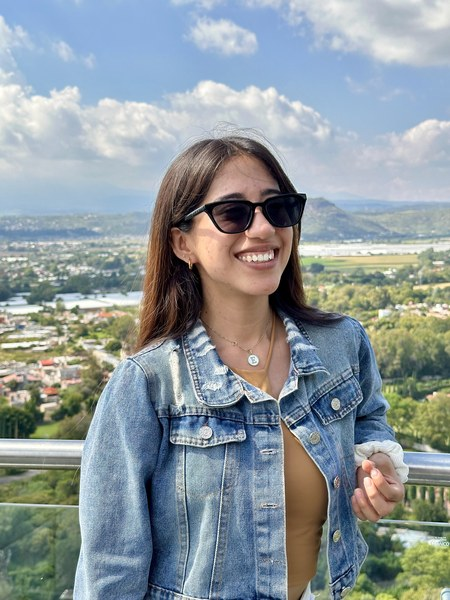
#> input picture articulos/eval_original.jpg, 450 x 600 px
$ python fft_image_cipher.py -c articulos/eval_original.jpg -p articulos/eval_correct.jpg
#> lines starting #> are read from the running program, lines starting #| are printed output that depends on the picture
#!/usr/bin/env python3
"""Cifrado de imagenes en el dominio de la frecuencia (FFT) con cifrado
autenticado.

El nucleo del metodo sigue siendo la propiedad de convolucion de la
Transformada de Fourier: la imagen y una clave derivada de la contrasena se
multiplican en el dominio de la frecuencia, lo que equivale a
convolucionarlas en el dominio espacial. Esa convolucion produce una
representacion *blanqueada* de la imagen (histograma gaussiano, sin parecido
visual al original), util para el analisis estadistico del metodo.

IMPORTANTE (seguridad): la convolucion en frecuencia es una operacion
*lineal* y, por si sola, NO es un cifrado seguro. Conocido un solo par
(imagen, imagen-blanqueada) un atacante puede despejar la clave dividiendo
en frecuencia, F(g) = F(f*g) / F(f), y descifrar cualquier otra imagen
protegida con la misma contrasena. Es la misma debilidad que rompe a los
esquemas opticos lineales de doble mascara de fase aleatoria frente a
ataques de texto plano conocido/elegido (Peng 2006; Frauel 2007).

Para dar al metodo robustez propia como cifrador de imagenes (y no depender
unicamente del sobre autenticado), la representacion blanqueada pasa ademas
por una etapa de CONFUSION-DIFUSION en la linea de la arquitectura de
Fridrich: varias rondas de permutacion de posiciones (confusion) mezcladas
con una difusion no lineal por suma modular y encadenamiento XOR (que
propaga cualquier cambio a todo el arreglo, efecto avalancha). Al combinar
suma y XOR con permutaciones dependientes de la clave, la transformacion
deja de ser lineal, de modo que el ataque de texto plano conocido
F(g)=F(f*g)/F(f) ya no aplica.

Finalmente la confidencialidad y la integridad NO descansan en ninguna de
las etapas anteriores, sino en un cifrado autenticado estandar:
ChaCha20-Poly1305 (RFC 8439). El flujo es:

    1. secreto maestro = PBKDF2-HMAC-SHA256(contrasena, salt, iteraciones)
       (32 bytes; la clave de ChaCha20).
    2. imagen-clave g = SHAKE-256(secreto || "blanqueo") expandida al tamano
       de la imagen.
    3. blanqueo reversible: f*g via FFT, normalizado a 16 bits (se guardan
       los rangos Min-Max por canal para invertirlo sin perdida).
    4. confusion-difusion: rondas de permutacion + difusion no lineal sobre
       los bytes blanqueados, con material derivado de (secreto, nonce).
    5. sellado = ChaCha20-Poly1305(secreto, nonce, resultado, AAD=metadatos).
       La salida (misma longitud que la entrada) se guarda como PNG de 16
       bits por canal; el nonce, el tag de autenticacion, el salt y los
       rangos van en los metadatos del propio PNG.

Descifrar re-deriva el secreto de la contrasena y VERIFICA el tag Poly1305
antes de invertir el blanqueo: si la contrasena es incorrecta o el archivo
fue alterado (ruido, reescalado, un solo bit cambiado), la verificacion
falla y el descifrado se rechaza, en lugar de producir una imagen
degradada. Asi el esquema es no maleable: cualquier manipulacion se detecta.

El PNG cifrado es de 16 bits por canal porque el texto plano sellado tiene
exactamente alto*ancho*3 valores de 16 bits. Pillow solo escribe/lee PNG
RGB de 8 bits, asi que se usa un lector/escritor de PNG minimo compatible
con el estandar.
"""

from __future__ import annotations

import argparse
import base64
import hashlib
import json
import os
import struct
import sys
import zlib
from pathlib import Path

import numpy as np
from cryptography.exceptions import InvalidTag
from cryptography.hazmat.primitives.ciphers.aead import ChaCha20Poly1305
from PIL import Image

# Estabilizador sumado al denominador en la division de frecuencia, para
# evitar dividir por (casi) cero cuando la FFT de la clave tiene valores
# muy pequenos en alguna frecuencia.
EPSILON = 1e-10

# Cabecera fija que identifica a cualquier archivo PNG valido (8 bytes).
FIRMA_PNG = b"\x89PNG\r\n\x1a\n"

# Numero de iteraciones de PBKDF2: cuantas mas, mas lento es probar cada
# contrasena por fuerza bruta, a costa de que cifrar/descifrar tambien
# tarde un poco mas. 310,000 sigue la recomendacion vigente para
# PBKDF2-HMAC-SHA256.
ITERACIONES_PBKDF2 = 310_000

# Tamano del salt aleatorio (en bytes) que se genera en cada cifrado, para
# que la misma contrasena nunca produzca el mismo secreto dos veces.
BYTES_SALT = 16

# Tamano del nonce de ChaCha20-Poly1305 (RFC 8439 fija 96 bits = 12 bytes).
BYTES_NONCE = 12

# Longitud del tag de autenticacion Poly1305 (128 bits = 16 bytes).
BYTES_TAG = 16

# Separador de dominio para que la clave de ChaCha20 y el flujo de blanqueo
# se deriven del mismo secreto sin reutilizarlo directamente.
DOMINIO_BLANQUEO = b"fft-image-cipher|blanqueo|v2"

# Numero de rondas de confusion-difusion. Con 3 rondas la difusion alcanza
# valores de NPCR/UACI practicamente ideales.
RONDAS_CD = 3

# Separador de dominio del material (keystream, permutacion, IV) de cada
# ronda de confusion-difusion.
DOMINIO_CD = b"fft-image-cipher|confusion-difusion|v2"


def cargar_imagen_rgb(ruta: Path) -> np.ndarray:
    """Abre una imagen normal (PNG/JPG/etc.) y la devuelve como arreglo
    RGB de punto flotante, listo para operar con FFT."""
    return np.asarray(Image.open(ruta).convert("RGB"), dtype=np.float64)


def derivar_secreto_maestro(contrasena: str, salt: bytes, iteraciones: int) -> bytes:
    """Convierte la contrasena (mas el salt) en un secreto maestro de 32
    bytes mediante PBKDF2-HMAC-SHA256. Ese secreto es la clave de
    ChaCha20-Poly1305 y, ademas, la semilla del flujo de blanqueo."""
    return hashlib.pbkdf2_hmac("sha256", contrasena.encode("utf-8"), salt, iteraciones, dklen=32)


def derivar_imagen_clave(secreto_maestro: bytes, forma: tuple[int, int, int]) -> np.ndarray:
    """Genera la "imagen-clave" g del tamano de la imagen a partir del
    secreto maestro. SHAKE-256 (funcion de salida extensible de SHA-3) se
    usa como generador pseudoaleatorio para expandir el secreto a
    exactamente alto*ancho*3 bytes. Se anade un separador de dominio para
    no reutilizar el secreto tal cual (que tambien es la clave de ChaCha20).
    """
    n_bytes = forma[0] * forma[1] * forma[2]
    flujo_clave = hashlib.shake_256(secreto_maestro + DOMINIO_BLANQUEO).digest(n_bytes)
    return np.frombuffer(flujo_clave, dtype=np.uint8).reshape(forma).astype(np.float64)


# [89 lines left out: functions _bloque_png, guardar_png16, cargar_png16, not called in this run]


def normalizar_a_uint16(canal: np.ndarray, valor_min: float, valor_max: float) -> np.ndarray:
    """Reescala un canal de valores reales (con un rango enorme, tipico
    de una convolucion) al rango entero [0, 65535] que cabe en 16 bits."""
    if valor_max == valor_min:
        return np.zeros_like(canal, dtype=np.uint16)
    normalizado = (canal - valor_min) / (valor_max - valor_min) * 65535.0
    return np.clip(np.rint(normalizado), 0, 65535).astype(np.uint16)


# [7 lines left out: function desnormalizar_desde_uint16, not called in this run]


def fft_blanquear(imagen: np.ndarray, clave: np.ndarray) -> tuple[np.ndarray, list[tuple[float, float]]]:
    """Transformacion de *blanqueo* reversible (no es el cifrado en si).

    Para cada canal (R, G, B) multiplica la FFT de la imagen por la FFT de
    la clave y aplica la IFFT. Por la propiedad de convolucion de Fourier
    esto equivale a convolucionar imagen y clave en el dominio espacial,
    produciendo una representacion decorrelacionada, de histograma
    gaussiano y sin parecido visual al original. Devuelve tambien, por
    canal, el (valor_min, valor_max) usado para normalizar a 16 bits, sin
    el cual el blanqueo no podria invertirse sin perdida.
    """
    blanqueada = np.empty(imagen.shape, dtype=np.uint16)
    rangos_canal: list[tuple[float, float]] = []
    for canal in range(3):
        fft_imagen = np.fft.fft2(imagen[:, :, canal])
        fft_clave = np.fft.fft2(clave[:, :, canal])
        espacial = np.real(np.fft.ifft2(fft_imagen * fft_clave))
        valor_min, valor_max = float(espacial.min()), float(espacial.max())
        blanqueada[:, :, canal] = normalizar_a_uint16(espacial, valor_min, valor_max)
        rangos_canal.append((valor_min, valor_max))
    return blanqueada, rangos_canal


# [16 lines left out: function fft_desblanquear, not called in this run]


def _material_ronda_cd(secreto: bytes, nonce: bytes, n_bytes: int, ronda: int) -> tuple[np.ndarray, np.ndarray, int]:
    """Deriva, de forma reproducible, el material de una ronda de
    confusion-difusion: un keystream de n_bytes, una permutacion de las
    n_bytes posiciones y un byte de inicializacion (IV). Todo se obtiene de
    SHAKE-256 sembrado con (secreto, nonce, dominio, numero de ronda), de
    modo que cifrado y descifrado regeneran exactamente el mismo material."""
    blob = hashlib.shake_256(secreto + nonce + DOMINIO_CD + bytes([ronda])).digest(n_bytes + 33)
    keystream = np.frombuffer(blob[:n_bytes], dtype=np.uint8)
    semilla = int.from_bytes(blob[n_bytes : n_bytes + 32], "big")
    iv = blob[n_bytes + 32]
    permutacion = np.random.default_rng(semilla).permutation(n_bytes)
    return keystream, permutacion, iv


def _difundir(x: np.ndarray, keystream: np.ndarray, iv: int) -> np.ndarray:
    """Difusion no lineal hacia adelante: suma modular con el keystream y
    encadenamiento XOR acumulado (prefijo XOR). Asi cada byte de salida
    depende de todos los bytes anteriores: un solo cambio se propaga en
    cascada (efecto avalancha)."""
    t = (x + keystream).astype(np.uint8)  # suma mod 256
    t[0] ^= iv
    return np.bitwise_xor.accumulate(t)


# [8 lines left out: function _desdifundir, not called in this run]


def confusion_difusion(datos: bytes, secreto: bytes, nonce: bytes) -> bytes:
    """Aplica RONDAS_CD rondas de (difusion no lineal + permutacion) sobre
    los bytes de entrada. La mezcla de suma modular, XOR encadenado y
    permutaciones dependientes de la clave hace que la transformacion sea no
    lineal y con difusion completa, resistente a ataques de texto plano
    conocido/elegido a los que si sucumbe la convolucion lineal por si sola."""
    x = np.frombuffer(datos, dtype=np.uint8).copy()
    n = x.size
    for ronda in range(RONDAS_CD):
        keystream, permutacion, iv = _material_ronda_cd(secreto, nonce, n, ronda)
        x = _difundir(x, keystream, iv)
        x = x[permutacion]
    return x.tobytes()


# [22 lines left out: functions inversa_confusion_difusion, _aad_desde_metadatos, not called in this run]


def cifrar(imagen: np.ndarray, contrasena: str) -> tuple[np.ndarray, dict]:
    """Cifra la imagen y devuelve (pixeles cifrados de 16 bits, metadatos).

    Blanquea la imagen con la FFT, serializa la representacion blanqueada a
    bytes y la sella con ChaCha20-Poly1305. La salida sellada (misma
    longitud que el texto plano) se reinterpreta como una imagen de 16 bits
    por canal, apta para guardarse como PNG."""
    forma = imagen.shape
    salt = os.urandom(BYTES_SALT)
    nonce = os.urandom(BYTES_NONCE)
    secreto = derivar_secreto_maestro(contrasena, salt, ITERACIONES_PBKDF2)
    clave = derivar_imagen_clave(secreto, forma)

    blanqueada, rangos_canal = fft_blanquear(imagen, clave)
    # Confusion-difusion: rompe la linealidad del blanqueo y difunde
    # cualquier cambio a todo el arreglo antes del sellado autenticado.
    texto_plano = confusion_difusion(blanqueada.astype(">u2").tobytes(), secreto, nonce)

    metadatos = {
        "rangos": rangos_canal,
        "salt": base64.b64encode(salt).decode("ascii"),
        "nonce": base64.b64encode(nonce).decode("ascii"),
        "iteraciones": ITERACIONES_PBKDF2,
        "alto": int(forma[0]),
        "ancho": int(forma[1]),
    }
    sellado = ChaCha20Poly1305(secreto).encrypt(nonce, texto_plano, _aad_desde_metadatos(metadatos))
    cuerpo, tag = sellado[:-BYTES_TAG], sellado[-BYTES_TAG:]
    metadatos["tag"] = base64.b64encode(tag).decode("ascii")

    cifrado = np.frombuffer(cuerpo, dtype=">u2").reshape(forma).astype(np.uint16)
    return cifrado, metadatos


# [21 lines left out: function descifrar, not called in this run]


def salida_predeterminada(ruta_imagen: Path, sufijo: str) -> Path:
    """Genera un nombre de archivo de salida cuando el usuario no indica
    uno con -o, por ejemplo 'foto.png' -> 'foto_cifrada.png'."""
    return ruta_imagen.with_name(f"{ruta_imagen.stem}_{sufijo}.png")


def ejecutar_cifrado(ruta_imagen: Path, contrasena: str, ruta_salida: Path) -> None:
    """Flujo completo de cifrado: carga la imagen, la cifra con clave
    derivada de la contrasena y guarda el resultado como PNG de 16 bits
    con los metadatos (salt, nonce, tag, rangos) necesarios para descifrar
    y autenticar mas adelante."""
    imagen = cargar_imagen_rgb(ruta_imagen)
    cifrado, metadatos = cifrar(imagen, contrasena)
    guardar_png16(ruta_salida, cifrado, metadatos)
    print(f"Imagen cifrada: {ruta_salida}")


# [18 lines left out: function ejecutar_descifrado, not called in this run]


def construir_analizador() -> argparse.ArgumentParser:
    """Define la interfaz de linea de comandos: -c o -d (mutuamente
    excluyentes) para elegir cifrar o descifrar, -p para la contrasena y
    -o, opcional, para la ruta de salida."""
    analizador = argparse.ArgumentParser(
        description="Cifrado autenticado de imagenes con blanqueo por convolucion en el dominio de frecuencia."
    )
    accion = analizador.add_mutually_exclusive_group(required=True)
    accion.add_argument("-c", metavar="IMAGEN", help="Cifra la imagen indicada.")
    accion.add_argument("-d", metavar="IMAGEN", help="Descifra la imagen (PNG de 16 bits) indicada.")
    analizador.add_argument("-p", metavar="CONTRASENA", required=True, help="Contrasena para cifrar/descifrar.")
    analizador.add_argument("-o", metavar="SALIDA", help="Ruta de salida (opcional).")
    return analizador


def principal() -> None:
    """Punto de entrada: lee los argumentos y llama al flujo de cifrado o
    de descifrado segun se haya usado -c o -d."""
    argumentos = construir_analizador().parse_args()

    if argumentos.c:
        ruta_imagen = Path(argumentos.c)
        ruta_salida = Path(argumentos.o) if argumentos.o else salida_predeterminada(ruta_imagen, "cifrada")
        ejecutar_cifrado(ruta_imagen, argumentos.p, ruta_salida)
#> the loop in fft_blanquear, `for canal in range(3):` made 3 passes
#> (valor_min, valor_max) on passes 1 to 3: (4.86e+09, 4.87e+09), (5.21e+09, 5.22e+09), (5.33e+09, 5.35e+09)
#> pass 1, in fft_blanquear, `espacial = np.real(np.fft.ifft2(fft_imagen * fft_clave))`:
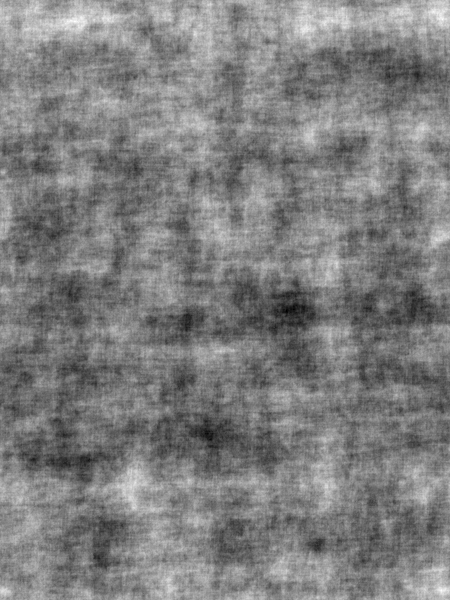
#> espacial: shape (600, 450) float64; min 4.86e+09, max 4.87e+09, mean 4.86e+09; drawn with min black and max white
#> pass 2, in fft_blanquear, `espacial = np.real(np.fft.ifft2(fft_imagen * fft_clave))`:
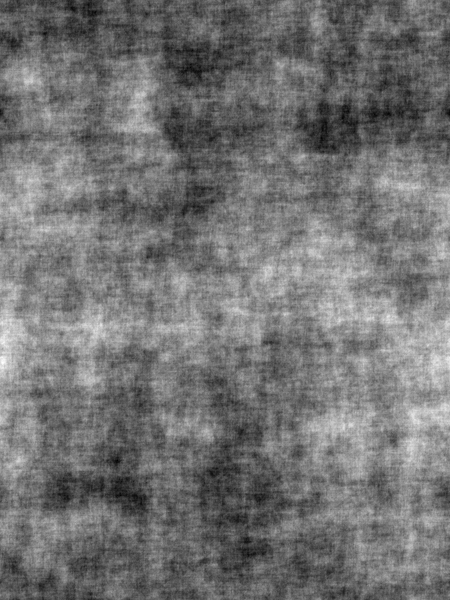
#> espacial: shape (600, 450) float64; min 5.21e+09, max 5.22e+09, mean 5.21e+09; drawn with min black and max white
#> after the loop in fft_blanquear, `for canal in range(3):`:
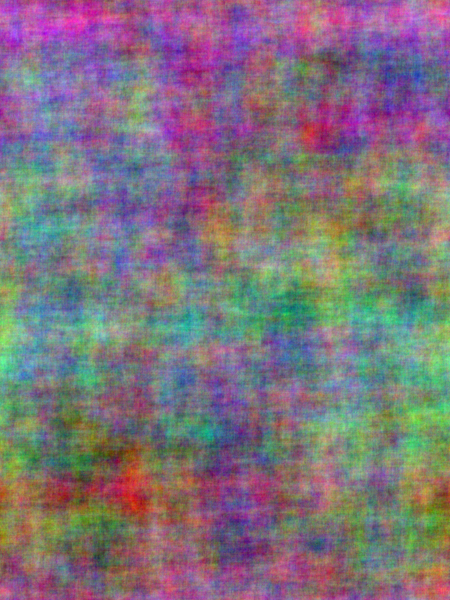
#> blanqueada: shape (600, 450, 3) uint16; mean R, G, B 32669.3, 29535.2, 32047.5; drawn with min black and max white
#> after the loop in fft_blanquear, `for canal in range(3):`:
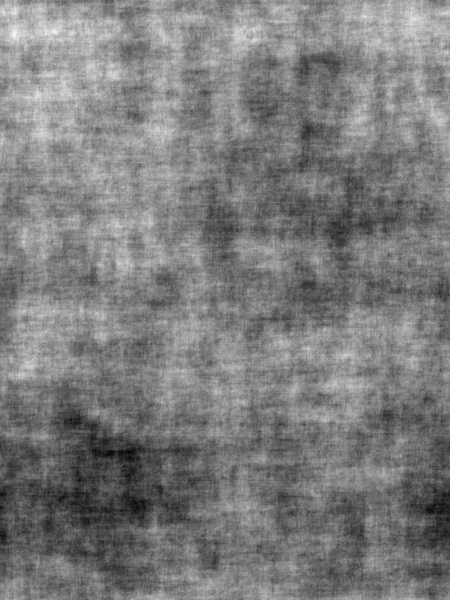
#> espacial: shape (600, 450) float64; min 5.33e+09, max 5.35e+09, mean 5.34e+09; drawn with min black and max white
#> after the loop in fft_blanquear, `for canal in range(3):`: rangos_canal = [(4.86e+09, 4.87e+09), (5.21e+09, 5.22e+09), (5.33e+09, 5.35e+09)]
#> in cifrar, `metadatos = { "rangos": rangos_canal, "salt": base64.b64encode(salt).d..`: metadatos = {'rangos': [(4.86e+09, 4.87e+09), (5.21e+09, 5.22e+09), (5.33e+09, 5.35e+09)], 'salt': '7OdRrtfOn9dZ7vNLb/vVGQ==', 'nonce': 'yNimw3Gmt1TzsqRD', 'iteraciones': 310000, 'alto': 600, 'ancho': 450}
#> (the call stopped at in cifrar, `sellado = ChaCha20Poly1305(secreto).encrypt(nonce, texto_plano, _aad_d..`: cryptography is not available in this run)
    else:
        ruta_imagen = Path(argumentos.d)
        ruta_salida = Path(argumentos.o) if argumentos.o else salida_predeterminada(ruta_imagen, "descifrada")
        ejecutar_descifrado(ruta_imagen, argumentos.p, ruta_salida)


if __name__ == "__main__":
    principal()
